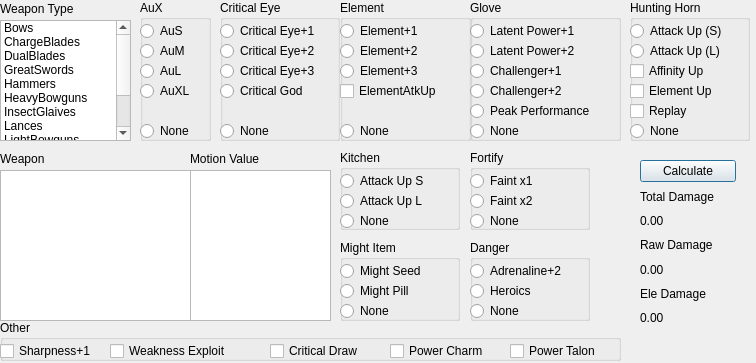
<?xml version="1.0" encoding="UTF-8"?>
<ui version="4.0">
 <class>damagecalculatordialog</class>
 <widget class="QDialog" name="damagecalculatordialog">
  <property name="geometry">
   <rect>
    <x>0</x>
    <y>0</y>
    <width>756</width>
    <height>363</height>
   </rect>
  </property>
  <property name="windowTitle">
   <string>Dialog</string>
  </property>
  <widget class="QListWidget" name="weapon_type_list_widget">
   <property name="geometry">
    <rect>
     <x>0</x>
     <y>20</y>
     <width>131</width>
     <height>121</height>
    </rect>
   </property>
   <item>
    <property name="text">
     <string>Bows</string>
    </property>
   </item>
   <item>
    <property name="text">
     <string>ChargeBlades</string>
    </property>
   </item>
   <item>
    <property name="text">
     <string>DualBlades</string>
    </property>
   </item>
   <item>
    <property name="text">
     <string>GreatSwords</string>
    </property>
   </item>
   <item>
    <property name="text">
     <string>Hammers</string>
    </property>
   </item>
   <item>
    <property name="text">
     <string>HeavyBowguns</string>
    </property>
   </item>
   <item>
    <property name="text">
     <string>InsectGlaives</string>
    </property>
   </item>
   <item>
    <property name="text">
     <string>Lances</string>
    </property>
   </item>
   <item>
    <property name="text">
     <string>LightBowguns</string>
    </property>
   </item>
   <item>
    <property name="text">
     <string>LongSwords</string>
    </property>
   </item>
   <item>
    <property name="text">
     <string>Gunlances</string>
    </property>
   </item>
   <item>
    <property name="text">
     <string>SwordnShields</string>
    </property>
   </item>
  </widget>
  <widget class="QListWidget" name="weapon_list_widget">
   <property name="geometry">
    <rect>
     <x>0</x>
     <y>170</y>
     <width>191</width>
     <height>151</height>
    </rect>
   </property>
  </widget>
  <widget class="QGroupBox" name="AuXBox">
   <property name="geometry">
    <rect>
     <x>140</x>
     <y>0</y>
     <width>71</width>
     <height>141</height>
    </rect>
   </property>
   <property name="title">
    <string>AuX</string>
   </property>
   <widget class="QRadioButton" name="AuSRadioButton">
    <property name="geometry">
     <rect>
      <x>0</x>
      <y>20</y>
      <width>71</width>
      <height>22</height>
     </rect>
    </property>
    <property name="text">
     <string>AuS</string>
    </property>
   </widget>
   <widget class="QRadioButton" name="AuMRadioButton">
    <property name="geometry">
     <rect>
      <x>0</x>
      <y>40</y>
      <width>71</width>
      <height>22</height>
     </rect>
    </property>
    <property name="text">
     <string>AuM</string>
    </property>
   </widget>
   <widget class="QRadioButton" name="AuLRadioButton">
    <property name="geometry">
     <rect>
      <x>0</x>
      <y>60</y>
      <width>71</width>
      <height>22</height>
     </rect>
    </property>
    <property name="text">
     <string>AuL</string>
    </property>
   </widget>
   <widget class="QRadioButton" name="AuXLRadioButton">
    <property name="geometry">
     <rect>
      <x>0</x>
      <y>80</y>
      <width>71</width>
      <height>22</height>
     </rect>
    </property>
    <property name="text">
     <string>AuXL</string>
    </property>
   </widget>
   <widget class="QRadioButton" name="AuXNoneRadioButton">
    <property name="geometry">
     <rect>
      <x>0</x>
      <y>120</y>
      <width>71</width>
      <height>22</height>
     </rect>
    </property>
    <property name="text">
     <string>None</string>
    </property>
   </widget>
  </widget>
  <widget class="QGroupBox" name="criticalEyeBox">
   <property name="geometry">
    <rect>
     <x>220</x>
     <y>0</y>
     <width>120</width>
     <height>141</height>
    </rect>
   </property>
   <property name="title">
    <string>Critical Eye</string>
   </property>
   <widget class="QRadioButton" name="criticalEye1RadioButton">
    <property name="geometry">
     <rect>
      <x>0</x>
      <y>20</y>
      <width>117</width>
      <height>22</height>
     </rect>
    </property>
    <property name="text">
     <string>Critical Eye+1</string>
    </property>
   </widget>
   <widget class="QRadioButton" name="criticalEye2RadioButton">
    <property name="geometry">
     <rect>
      <x>0</x>
      <y>40</y>
      <width>117</width>
      <height>22</height>
     </rect>
    </property>
    <property name="text">
     <string>Critical Eye+2</string>
    </property>
   </widget>
   <widget class="QRadioButton" name="criticalEye3RadioButton">
    <property name="geometry">
     <rect>
      <x>0</x>
      <y>60</y>
      <width>117</width>
      <height>22</height>
     </rect>
    </property>
    <property name="text">
     <string>Critical Eye+3</string>
    </property>
   </widget>
   <widget class="QRadioButton" name="criticalGodRadioButton">
    <property name="geometry">
     <rect>
      <x>0</x>
      <y>80</y>
      <width>117</width>
      <height>22</height>
     </rect>
    </property>
    <property name="text">
     <string>Critical God</string>
    </property>
   </widget>
   <widget class="QRadioButton" name="CENoneRadioButton">
    <property name="geometry">
     <rect>
      <x>0</x>
      <y>120</y>
      <width>117</width>
      <height>22</height>
     </rect>
    </property>
    <property name="text">
     <string>None</string>
    </property>
   </widget>
  </widget>
  <widget class="QGroupBox" name="gloveBox">
   <property name="geometry">
    <rect>
     <x>470</x>
     <y>0</y>
     <width>151</width>
     <height>141</height>
    </rect>
   </property>
   <property name="title">
    <string>Glove</string>
   </property>
   <widget class="QRadioButton" name="latentPower1RadioButton">
    <property name="geometry">
     <rect>
      <x>0</x>
      <y>20</y>
      <width>141</width>
      <height>22</height>
     </rect>
    </property>
    <property name="text">
     <string>Latent Power+1</string>
    </property>
   </widget>
   <widget class="QRadioButton" name="latentPower2RadioButton">
    <property name="geometry">
     <rect>
      <x>0</x>
      <y>40</y>
      <width>141</width>
      <height>22</height>
     </rect>
    </property>
    <property name="text">
     <string>Latent Power+2</string>
    </property>
   </widget>
   <widget class="QRadioButton" name="challenger1RadioButton">
    <property name="geometry">
     <rect>
      <x>0</x>
      <y>60</y>
      <width>121</width>
      <height>22</height>
     </rect>
    </property>
    <property name="text">
     <string>Challenger+1</string>
    </property>
   </widget>
   <widget class="QRadioButton" name="challenger2RadioButton">
    <property name="geometry">
     <rect>
      <x>0</x>
      <y>80</y>
      <width>117</width>
      <height>22</height>
     </rect>
    </property>
    <property name="text">
     <string>Challenger+2</string>
    </property>
   </widget>
   <widget class="QRadioButton" name="gloveNoneRadioButton">
    <property name="geometry">
     <rect>
      <x>0</x>
      <y>120</y>
      <width>117</width>
      <height>22</height>
     </rect>
    </property>
    <property name="text">
     <string>None</string>
    </property>
   </widget>
   <widget class="QRadioButton" name="peakPerformanceRadioButton">
    <property name="geometry">
     <rect>
      <x>0</x>
      <y>100</y>
      <width>161</width>
      <height>22</height>
     </rect>
    </property>
    <property name="text">
     <string>Peak Performance</string>
    </property>
   </widget>
  </widget>
  <widget class="QGroupBox" name="otherBox">
   <property name="geometry">
    <rect>
     <x>0</x>
     <y>320</y>
     <width>621</width>
     <height>41</height>
    </rect>
   </property>
   <property name="title">
    <string>Other</string>
   </property>
   <widget class="QCheckBox" name="sharpnessCheckBox">
    <property name="geometry">
     <rect>
      <x>0</x>
      <y>20</y>
      <width>111</width>
      <height>22</height>
     </rect>
    </property>
    <property name="text">
     <string>Sharpness+1</string>
    </property>
   </widget>
   <widget class="QCheckBox" name="weaknessExploitCheckBox">
    <property name="geometry">
     <rect>
      <x>110</x>
      <y>20</y>
      <width>151</width>
      <height>22</height>
     </rect>
    </property>
    <property name="text">
     <string>Weakness Exploit</string>
    </property>
   </widget>
   <widget class="QCheckBox" name="powerCharmCheckBox">
    <property name="geometry">
     <rect>
      <x>390</x>
      <y>20</y>
      <width>121</width>
      <height>22</height>
     </rect>
    </property>
    <property name="text">
     <string>Power Charm</string>
    </property>
   </widget>
   <widget class="QCheckBox" name="criticalDrawCheckBox">
    <property name="geometry">
     <rect>
      <x>270</x>
      <y>20</y>
      <width>121</width>
      <height>22</height>
     </rect>
    </property>
    <property name="text">
     <string>Critical Draw</string>
    </property>
   </widget>
   <widget class="QCheckBox" name="powerTalonCheckBox">
    <property name="geometry">
     <rect>
      <x>510</x>
      <y>20</y>
      <width>111</width>
      <height>22</height>
     </rect>
    </property>
    <property name="text">
     <string>Power Talon</string>
    </property>
   </widget>
  </widget>
  <widget class="QGroupBox" name="elementBox">
   <property name="geometry">
    <rect>
     <x>340</x>
     <y>0</y>
     <width>131</width>
     <height>141</height>
    </rect>
   </property>
   <property name="title">
    <string>Element</string>
   </property>
   <widget class="QRadioButton" name="element1RadioButton">
    <property name="geometry">
     <rect>
      <x>0</x>
      <y>20</y>
      <width>117</width>
      <height>22</height>
     </rect>
    </property>
    <property name="text">
     <string>Element+1</string>
    </property>
   </widget>
   <widget class="QRadioButton" name="element2RadioButton">
    <property name="geometry">
     <rect>
      <x>0</x>
      <y>40</y>
      <width>117</width>
      <height>22</height>
     </rect>
    </property>
    <property name="text">
     <string>Element+2</string>
    </property>
   </widget>
   <widget class="QRadioButton" name="element3RadioButton">
    <property name="geometry">
     <rect>
      <x>0</x>
      <y>60</y>
      <width>117</width>
      <height>22</height>
     </rect>
    </property>
    <property name="text">
     <string>Element+3</string>
    </property>
   </widget>
   <widget class="QCheckBox" name="elementAtkUpCheckBox">
    <property name="geometry">
     <rect>
      <x>0</x>
      <y>80</y>
      <width>131</width>
      <height>22</height>
     </rect>
    </property>
    <property name="text">
     <string>ElementAtkUp</string>
    </property>
   </widget>
   <widget class="QRadioButton" name="elementNoneRadioButton">
    <property name="geometry">
     <rect>
      <x>0</x>
      <y>120</y>
      <width>71</width>
      <height>22</height>
     </rect>
    </property>
    <property name="text">
     <string>None</string>
    </property>
   </widget>
  </widget>
  <widget class="QGroupBox" name="huntingHornBox">
   <property name="geometry">
    <rect>
     <x>630</x>
     <y>0</y>
     <width>120</width>
     <height>141</height>
    </rect>
   </property>
   <property name="title">
    <string>Hunting Horn</string>
   </property>
   <widget class="QRadioButton" name="attackUpSRadioButton">
    <property name="geometry">
     <rect>
      <x>0</x>
      <y>20</y>
      <width>117</width>
      <height>22</height>
     </rect>
    </property>
    <property name="text">
     <string>Attack Up (S)</string>
    </property>
   </widget>
   <widget class="QRadioButton" name="attackUpLRadioButton">
    <property name="geometry">
     <rect>
      <x>0</x>
      <y>40</y>
      <width>117</width>
      <height>22</height>
     </rect>
    </property>
    <property name="text">
     <string>Attack Up (L)</string>
    </property>
   </widget>
   <widget class="QCheckBox" name="replayCheckBox">
    <property name="geometry">
     <rect>
      <x>0</x>
      <y>100</y>
      <width>97</width>
      <height>22</height>
     </rect>
    </property>
    <property name="text">
     <string>Replay</string>
    </property>
   </widget>
   <widget class="QRadioButton" name="HHNoneRadioButton">
    <property name="geometry">
     <rect>
      <x>0</x>
      <y>120</y>
      <width>71</width>
      <height>22</height>
     </rect>
    </property>
    <property name="text">
     <string>None</string>
    </property>
   </widget>
   <widget class="QCheckBox" name="affinityUpCheckBox">
    <property name="geometry">
     <rect>
      <x>0</x>
      <y>60</y>
      <width>111</width>
      <height>22</height>
     </rect>
    </property>
    <property name="text">
     <string>Affinity Up</string>
    </property>
   </widget>
   <widget class="QCheckBox" name="elementUpCheckBox">
    <property name="geometry">
     <rect>
      <x>0</x>
      <y>80</y>
      <width>111</width>
      <height>22</height>
     </rect>
    </property>
    <property name="text">
     <string>Element Up</string>
    </property>
   </widget>
  </widget>
  <widget class="QListWidget" name="motionValueListWidget">
   <property name="geometry">
    <rect>
     <x>190</x>
     <y>170</y>
     <width>141</width>
     <height>151</height>
    </rect>
   </property>
  </widget>
  <widget class="QLabel" name="weaponLabel">
   <property name="geometry">
    <rect>
     <x>0</x>
     <y>150</y>
     <width>67</width>
     <height>17</height>
    </rect>
   </property>
   <property name="text">
    <string>Weapon</string>
   </property>
  </widget>
  <widget class="QLabel" name="weaponTypeLabel">
   <property name="geometry">
    <rect>
     <x>0</x>
     <y>0</y>
     <width>101</width>
     <height>17</height>
    </rect>
   </property>
   <property name="text">
    <string>Weapon Type</string>
   </property>
  </widget>
  <widget class="QLabel" name="motionValueLabel">
   <property name="geometry">
    <rect>
     <x>190</x>
     <y>150</y>
     <width>101</width>
     <height>17</height>
    </rect>
   </property>
   <property name="text">
    <string>Motion Value</string>
   </property>
  </widget>
  <widget class="QGroupBox" name="kitchenBox">
   <property name="geometry">
    <rect>
     <x>340</x>
     <y>150</y>
     <width>120</width>
     <height>80</height>
    </rect>
   </property>
   <property name="title">
    <string>Kitchen</string>
   </property>
   <widget class="QRadioButton" name="AuSKitchenRadioButton">
    <property name="geometry">
     <rect>
      <x>0</x>
      <y>20</y>
      <width>117</width>
      <height>22</height>
     </rect>
    </property>
    <property name="text">
     <string>Attack Up S</string>
    </property>
   </widget>
   <widget class="QRadioButton" name="AuLKitchenRadioButton">
    <property name="geometry">
     <rect>
      <x>0</x>
      <y>40</y>
      <width>117</width>
      <height>22</height>
     </rect>
    </property>
    <property name="text">
     <string>Attack Up L</string>
    </property>
   </widget>
   <widget class="QRadioButton" name="kitchenNoneRadioButton">
    <property name="geometry">
     <rect>
      <x>0</x>
      <y>60</y>
      <width>117</width>
      <height>22</height>
     </rect>
    </property>
    <property name="text">
     <string>None</string>
    </property>
   </widget>
  </widget>
  <widget class="QGroupBox" name="seedPillBox">
   <property name="geometry">
    <rect>
     <x>340</x>
     <y>240</y>
     <width>120</width>
     <height>81</height>
    </rect>
   </property>
   <property name="title">
    <string>Might Item</string>
   </property>
   <widget class="QRadioButton" name="mightSeedRadioButton">
    <property name="geometry">
     <rect>
      <x>0</x>
      <y>20</y>
      <width>117</width>
      <height>22</height>
     </rect>
    </property>
    <property name="text">
     <string>Might Seed</string>
    </property>
   </widget>
   <widget class="QRadioButton" name="mightPillRadioButton">
    <property name="geometry">
     <rect>
      <x>0</x>
      <y>40</y>
      <width>117</width>
      <height>22</height>
     </rect>
    </property>
    <property name="text">
     <string>Might Pill</string>
    </property>
   </widget>
   <widget class="QRadioButton" name="mightNoneRadioButton">
    <property name="geometry">
     <rect>
      <x>0</x>
      <y>60</y>
      <width>117</width>
      <height>22</height>
     </rect>
    </property>
    <property name="text">
     <string>None</string>
    </property>
   </widget>
  </widget>
  <widget class="QGroupBox" name="fortifyBox">
   <property name="geometry">
    <rect>
     <x>470</x>
     <y>150</y>
     <width>120</width>
     <height>80</height>
    </rect>
   </property>
   <property name="title">
    <string>Fortify</string>
   </property>
   <widget class="QRadioButton" name="faint1RadioButton">
    <property name="geometry">
     <rect>
      <x>0</x>
      <y>20</y>
      <width>117</width>
      <height>22</height>
     </rect>
    </property>
    <property name="text">
     <string>Faint x1</string>
    </property>
   </widget>
   <widget class="QRadioButton" name="faint2RadioButton">
    <property name="geometry">
     <rect>
      <x>0</x>
      <y>40</y>
      <width>117</width>
      <height>22</height>
     </rect>
    </property>
    <property name="text">
     <string>Faint x2</string>
    </property>
   </widget>
   <widget class="QRadioButton" name="fortifyNoneRadioButton">
    <property name="geometry">
     <rect>
      <x>0</x>
      <y>60</y>
      <width>117</width>
      <height>22</height>
     </rect>
    </property>
    <property name="text">
     <string>None</string>
    </property>
   </widget>
  </widget>
  <widget class="QGroupBox" name="dangerBox">
   <property name="geometry">
    <rect>
     <x>470</x>
     <y>240</y>
     <width>120</width>
     <height>81</height>
    </rect>
   </property>
   <property name="title">
    <string>Danger</string>
   </property>
   <widget class="QRadioButton" name="adrenaline2RadioButton">
    <property name="geometry">
     <rect>
      <x>0</x>
      <y>20</y>
      <width>117</width>
      <height>22</height>
     </rect>
    </property>
    <property name="text">
     <string>Adrenaline+2</string>
    </property>
   </widget>
   <widget class="QRadioButton" name="heroicsRadioButton">
    <property name="geometry">
     <rect>
      <x>0</x>
      <y>40</y>
      <width>117</width>
      <height>22</height>
     </rect>
    </property>
    <property name="text">
     <string>Heroics</string>
    </property>
   </widget>
   <widget class="QRadioButton" name="dangerNoneRadioButton">
    <property name="geometry">
     <rect>
      <x>0</x>
      <y>60</y>
      <width>117</width>
      <height>22</height>
     </rect>
    </property>
    <property name="text">
     <string>None</string>
    </property>
   </widget>
  </widget>
  <widget class="QWidget" name="">
   <property name="geometry">
    <rect>
     <x>640</x>
     <y>160</y>
     <width>96</width>
     <height>167</height>
    </rect>
   </property>
   <layout class="QVBoxLayout" name="verticalLayout">
    <item>
     <widget class="QPushButton" name="caclulatePushButton">
      <property name="text">
       <string>Calculate</string>
      </property>
     </widget>
    </item>
    <item>
     <widget class="QLabel" name="totalDamageLabel">
      <property name="text">
       <string>Total Damage</string>
      </property>
     </widget>
    </item>
    <item>
     <widget class="QLabel" name="totalDamageFloatLabel">
      <property name="text">
       <string>0.00</string>
      </property>
     </widget>
    </item>
    <item>
     <widget class="QLabel" name="rawDamageLabel">
      <property name="text">
       <string>Raw Damage</string>
      </property>
     </widget>
    </item>
    <item>
     <widget class="QLabel" name="rawDamageFloatLabel">
      <property name="text">
       <string>0.00</string>
      </property>
     </widget>
    </item>
    <item>
     <widget class="QLabel" name="elementalDamageLabel">
      <property name="text">
       <string>Ele Damage</string>
      </property>
     </widget>
    </item>
    <item>
     <widget class="QLabel" name="eleDamageFloatLabel">
      <property name="text">
       <string>0.00</string>
      </property>
     </widget>
    </item>
   </layout>
  </widget>
  <zorder>weapon_type_list_widget</zorder>
  <zorder>weapon_list_widget</zorder>
  <zorder>AuXBox</zorder>
  <zorder>criticalEyeBox</zorder>
  <zorder>gloveBox</zorder>
  <zorder>otherBox</zorder>
  <zorder>elementBox</zorder>
  <zorder>huntingHornBox</zorder>
  <zorder>motionValueListWidget</zorder>
  <zorder>layoutWidget</zorder>
  <zorder>caclulatePushButton</zorder>
  <zorder>weaponLabel</zorder>
  <zorder>weaponTypeLabel</zorder>
  <zorder>motionValueLabel</zorder>
  <zorder>kitchenBox</zorder>
  <zorder>seedPillBox</zorder>
  <zorder>rawDamageFloatLabel</zorder>
  <zorder>totalDamageFloatLabel</zorder>
  <zorder>eleDamageFloatLabel</zorder>
  <zorder>fortifyBox</zorder>
  <zorder>dangerBox</zorder>
 </widget>
 <resources/>
 <connections/>
</ui>
